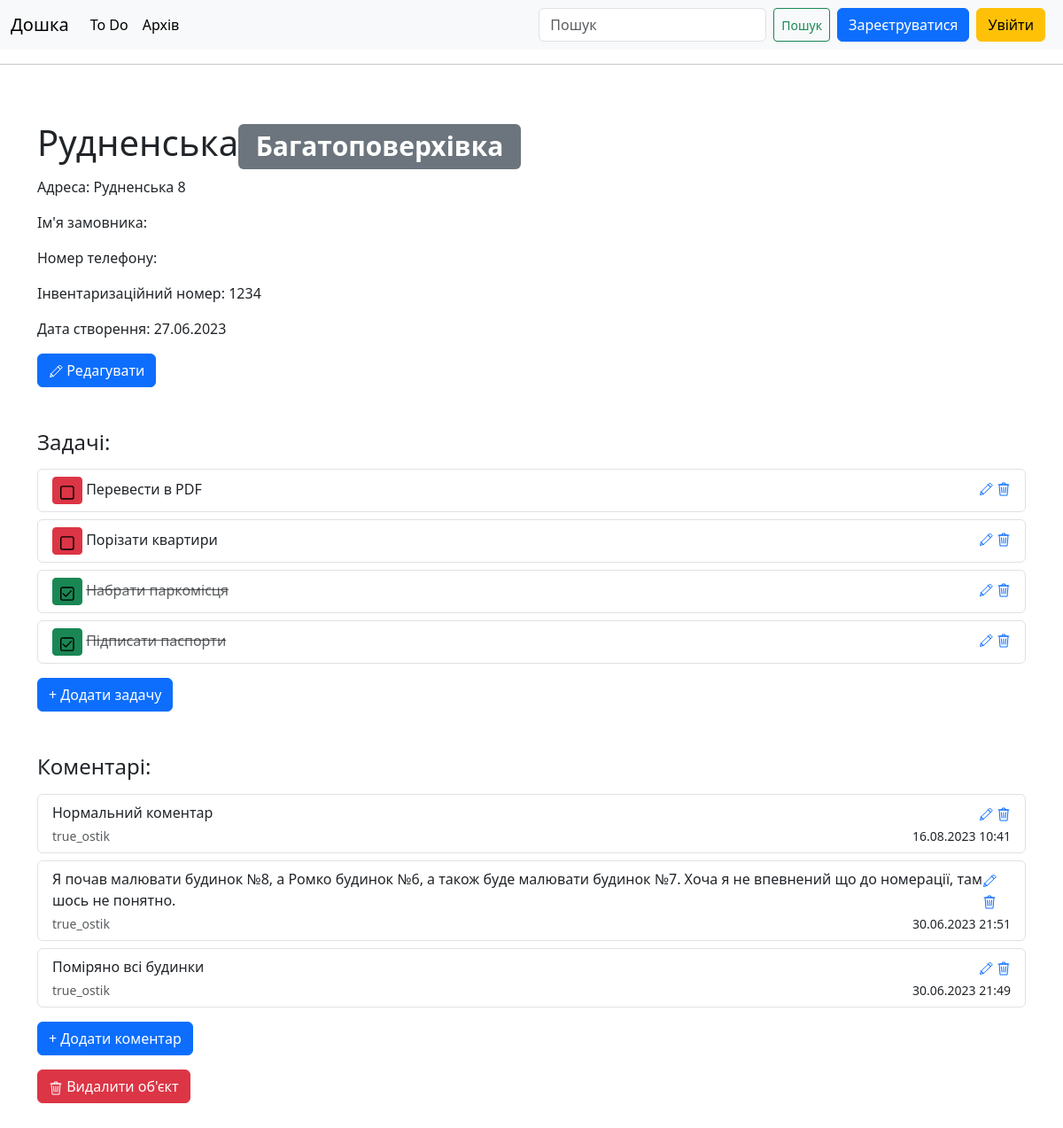
The page /subject/1/ on the database as committed earlier.
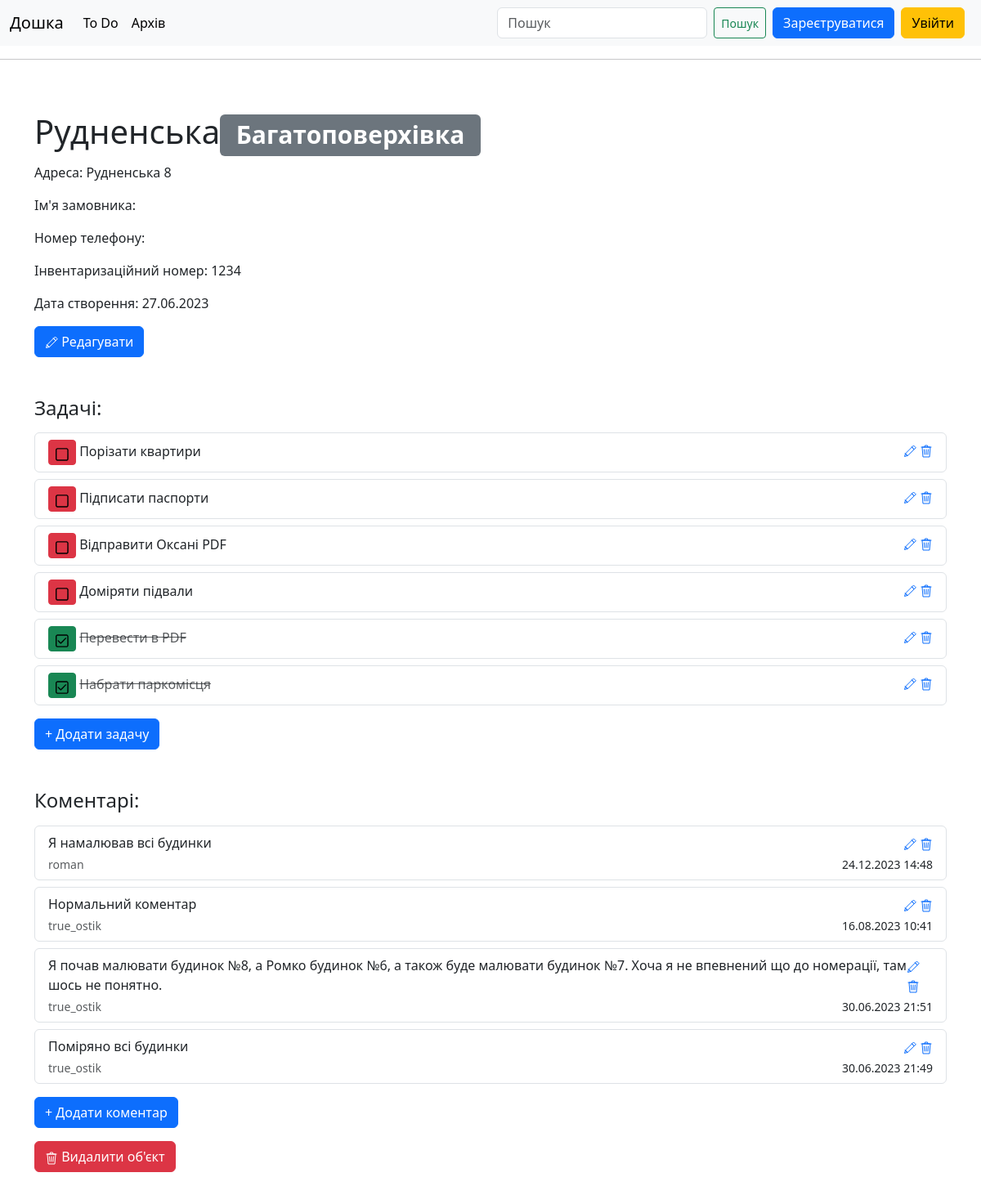
The same page on the database as committed later.
### bord/models.py (models this page shows, shortened)
class Subject(models.Model):
    class TypeOfSubject(models.TextChoices):
        BUILDING = 'BU', _('Багатоповерхівка')
        COMMERCE = 'CO', _('Будівля')
        GARAGE = 'GA', _('Гараж')
        HOUSE = 'HO', _('Особняк')
        APARTMENT = 'AP', _('Квартира')
        KEV = 'KE', _('КЕВ')
        QUARTERS = 'QU', _('Нежитлове приміщення')
        UNFINISHED = 'UF', _('Незавершене')
        SUMMERHOUSE = 'SH', _('Садовий будинок')
    class Priority(models.TextChoices):
        HIGH = 'AA', _('Високий')
        NORMAL = 'BB', _('Звичайний')
        LOW = 'CC', _('Низький')
    name = models.CharField(max_length=200)
    type = models.CharField(max_length=2, choices=TypeOfSubject.choices, default=TypeOfSubject.HOUSE)
    priority = models.CharField(max_length=3, choices=Priority.choices, default=Priority.NORMAL)
    archived = models.BooleanField(default=False)
    address = models.CharField(max_length=200, blank=True)
    client_name = models.CharField(max_length=200, blank=True)
    client_number = models.CharField(max_length=200, blank=True)
    invent_number = models.CharField(max_length=10, blank=True)
    measured = models.BooleanField(default=False)
    drawn = models.BooleanField(default=False)
    calculated = models.BooleanField(default=False)
    typed = models.BooleanField(default=False)
    numbered = models.BooleanField(default=False)
    done = models.BooleanField(default=False)
    date_added = models.DateTimeField(auto_now_add=True)
    def __str__(self):
        return self.name

class Subtask (models.Model):
    subject = models.ForeignKey(Subject, on_delete=models.CASCADE)
    text = models.TextField()
    done = models.BooleanField(default=False)
    def __str__(self):
        return self.text

class Comment(models.Model):
    subject = models.ForeignKey(Subject, on_delete=models.CASCADE)
    text = models.TextField()
    date_added = models.DateTimeField(auto_now_add=True)
    author = models.ForeignKey(User, on_delete=models.CASCADE)
    def __str__(self):
        if len(self.text) < 500:
            return self.text
        else:
            return f"{self.text[:500]}..."

### bord/views.py (the view)
# urls.py: path('subject/<int:subject_id>/', views.subject_view, name='subject'),
def subject_view(request, subject_id):
    subject = Subject.objects.get(id=subject_id)
    comments = subject.comment_set.order_by('-date_added')
    subtasks = subject.subtask_set.order_by('done')
    context = {'subject': subject, 'comments': comments, 'subtasks': subtasks}
    return render(request, 'bord/subject.html', context)

### bord/templates/bord/subject.html (shortened to what this page needs)
{% extends "bord/base.html" %}
{% block content %}
    <h1>{{ subject }}<span class="badge bg-secondary">{{ subject.get_type_display }}</span></h1>
    <p> Адреса: {{ subject.address }}</p>
    <p> Ім'я замовника: {{ subject.client_name }}</p>
    <p> Номер телефону: {{ subject.client_number }}</p>
    <p> Інвентаризаційний номер: {{ subject.invent_number }}</p>
    <p> Дата створення: {{ subject.date_added|date:'d.m.Y' }}</p>
    <a class="btn btn-primary" href="{% url 'bord:edit_subject' subject.id %}"><svg class="bi" width="16" height="16"><use xlink:href="#i-edit"></use></svg> Редагувати</a>
    <h4 class="mt-5">Задачі:</h4>
    {% for subtask in subtasks %}
        <ul class="list-group">
          <li class="list-group-item mt-2" aria-current="true">
            <div class="d-flex w-100 justify-content-between">
                {% if subtask.done %}
                    <div>
                      <a class="btn btn-success btn-sm" href="{% url 'bord:check_subtask' subtask.id %}"><svg class="bi" width="16" height="16"><use xlink:href="#done"></use></svg></a>
                      <del class="text-muted">{{ subtask }}</del>
                    </div>
                {% else %}
                    <div>
                      <a class="btn btn-danger btn-sm" href="{% url 'bord:check_subtask' subtask.id %}"><svg class="bi" width="16" height="16"><use xlink:href="#empty"></use></svg></a>
                      {{ subtask }}
                    </div>
                {% endif %}
                <div>
                    <a href="{% url 'bord:edit_subtask' subtask.id %}"><svg class="bi" width="16" height="16"><use xlink:href="#i-edit"></use></svg></a>
                    <a href="{% url 'bord:delete_subtask' subtask.id %}"><svg class="bi" width="16" height="16"><use xlink:href="#i-trash"></use></svg></a>
                </div>
            </div>
          </li>
        </ul>
    {% empty %}
        <p>Нема задач</p>
    {% endfor %}
    <a class="btn btn-primary mt-3" href="{% url 'bord:new_subtask' subject.id %}">+ Додати задачу</a>
    <h4 class="mt-5">Коментарі:</h4>
    {% for comment in comments %}
        <ul class="list-group">
          <li class="list-group-item mt-2" aria-current="true">
            <div class="d-flex w-100 justify-content-between">
              <p class="mb-1">{{ comment }}</p>
                <div>
                    <a href="{% url 'bord:edit_comment' comment.id %}"><svg class="bi" width="16" height="16"><use xlink:href="#i-edit"></use></svg></a>
                    <a href="{% url 'bord:delete_comment' comment.id %}"><svg class="bi" width="16" height="16"><use xlink:href="#i-trash"></use></svg></a>
                </div>
            </div>
            <div class="d-flex w-100 justify-content-between">
                <small class="text-muted">{{ comment.author }}</small>
                <small>{{ comment.date_added|date:'d.m.Y H:i' }}</small>
            </div>
          </li>
        </ul>
    {% empty %}
        <p>Нема коментарів</p>
    {% endfor %}
    <a class="btn btn-primary mt-3" href="{% url 'bord:new_comment' subject.id %}">+ Додати коментар</a><br>
    <button type="button" class="btn btn-danger mt-3" data-bs-toggle="modal" data-bs-target="#exampleModal">
      <svg class="bi" width="16" height="16"><use xlink:href="#i-trash"></use></svg> Видалити об'єкт
    </button>
{% endblock content %}

### bord/templates/bord/base.html (shortened to what this page needs)
{% load static %}
{% load django_bootstrap5 %}
<!DOCTYPE html>
<html lang="en">
<head>
{% bootstrap_css %}
</head>
{% include "bord/navbar.html" %}
<body data-new-gr-c-s-check-loaded="14.1117.0" data-gr-ext-installed="">
<main class="container py-5">
    {% block content %}
    {% endblock content %}
</main>
</body>
</html>

### bord/templates/bord/navbar.html (shortened to what this page needs)
<nav class="navbar navbar-expand-lg bg-body-tertiary">
  <div class="container-fluid">
    <a class="navbar-brand" href="{% url 'bord:index' %}">Дошка</a>
    <div class="collapse navbar-collapse" id="navbarSupportedContent">
      <ul class="navbar-nav me-auto mb-2 mb-lg-0">
        <li class="nav-item">
          <a class="nav-link active" aria-current="page" href="{% url 'bord:todo' %}">To Do</a>
        </li>
        <li class="nav-item">
          <a class="nav-link active" aria-current="page" href="{% url 'bord:archive' %}">Архів</a>
        </li>
      </ul>
      <form class="d-flex" role="search" id="search-form" method="get" action="{% url 'bord:search' %}">
        <input class="form-control me-2" type="text" placeholder="Пошук" aria-label="Search" name="query">
        <button class="btn btn-sm btn-outline-success me-2" type="submit">Пошук</button>
      </form>
        <ul class="navbar-nav ml-auto">
            {% if user.is_authenticated %}
                <li class="nav-item">
                    <a class="btn btn-outline-primary me-2">{{ user.username }}</a>
                </li>
                <li class="nav-item">
                    <a class="btn btn-outline-warning" href="{% url 'users:logout' %}">Вийти</a>
                </li>
            {% else %}
                <li class="nav-item">
                    <a class="btn btn-primary me-2" href="{% url 'users:register' %}">Зареєтруватися</a>
                </li>
                <li class="nav-item">
                    <a class="btn btn-warning me-2" href="{% url 'users:login' %}">Увійти</a>
                </li>
            {% endif %}
        </ul>
    </div>
  </div>
</nav>
<hr>

### bord/templates/bord/base.html (style rules this page uses)
html, body, header, .carousel { height: 60vh; }

Rows that differ between the two databases and show on the page:
shown differently, row unchanged: Subtask "Порізати квартири": moves up the list
changed Subtask "Підписати паспорти": done True → False (drawn); moves up the list
added Subtask: text "Відправити Оксані PDF"
added Subtask: text "Доміряти підвали"
changed Subtask "Перевести в PDF": done False → True (drawn)
added Comment: text "Я намалював всі будинки", author "roman", date_added "24.12.2023 14:48"
